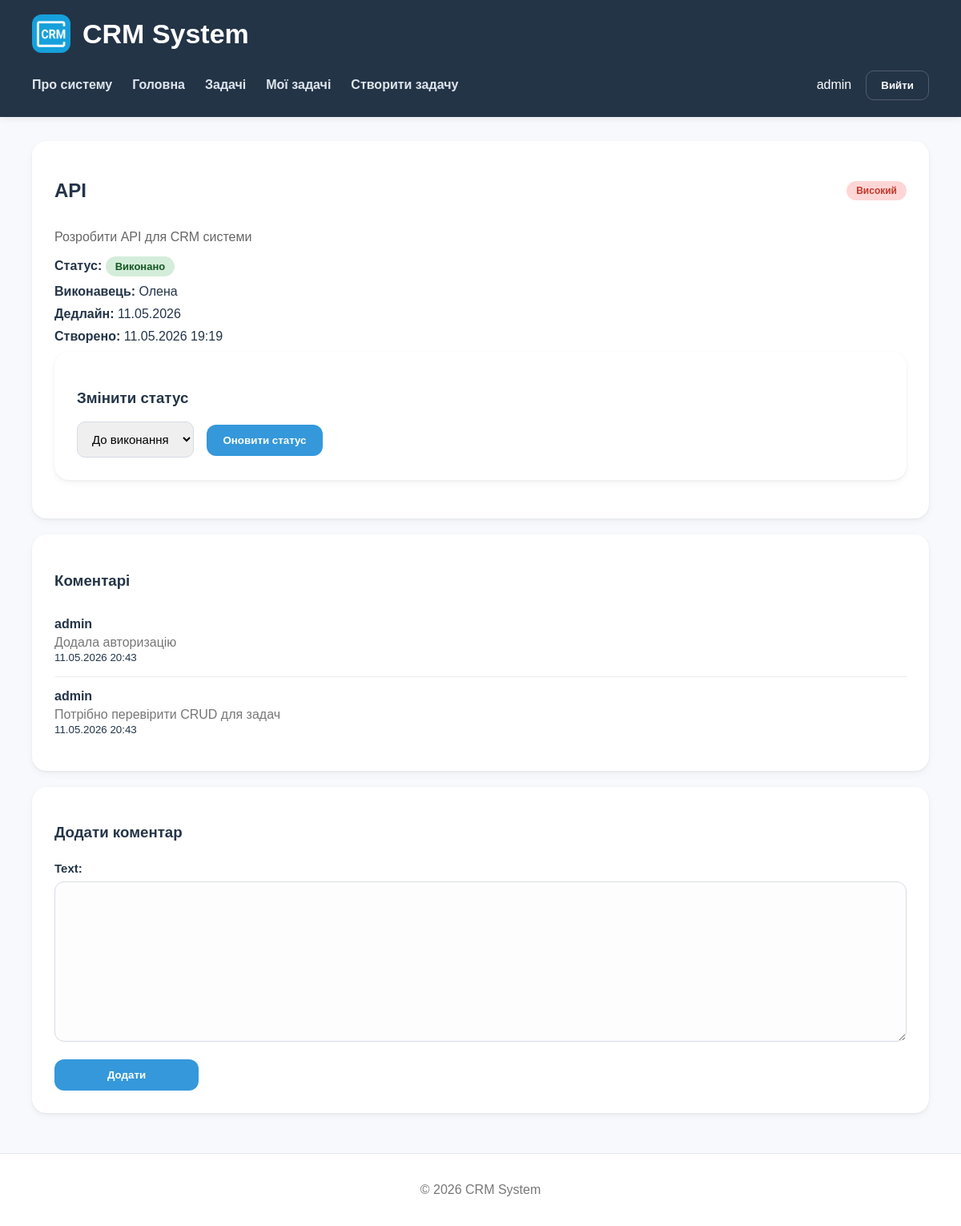
Screenshot of /tasks/3/ (signed in) with the database file from the repository.
### srm_app/models.py (models this page shows, shortened)
class Task(models.Model):
    STATUS_CHOICES = [
        ('todo', 'До виконання'),
        ('in_progress', 'В процесі'),
        ('review', 'На перевірці'),
        ('done', 'Виконано'),
    ]
    PRIORITY_CHOICES = [
        ('low', 'Низький'),
        ('medium', 'Середній'),
        ('high', 'Високий'),
        ('urgent', 'Терміновий'),
    ]
    title = models.CharField(max_length=255)
    description = models.TextField()
    status = models.CharField(max_length=20, choices=STATUS_CHOICES, default='todo')
    priority = models.CharField(max_length=20, choices=PRIORITY_CHOICES, default='low')
    assignee = models.CharField(max_length=100)
    deadline = models.DateTimeField()
    created_at = models.DateTimeField(auto_now_add=True)

class Comment(models.Model):
    task = models.ForeignKey(Task,on_delete=models.CASCADE,related_name='comments')
    user = models.ForeignKey(User,on_delete=models.CASCADE,related_name='comments')
    text = models.TextField()
    created_at = models.DateTimeField(auto_now_add=True)
    is_active = models.BooleanField(default=True)

### srm_app/views.py (the view)
# urls.py: path('tasks/<int:task_id>/', views.task_detail, name='task_detail'),
@login_required
def task_detail(request, task_id):
    task = get_object_or_404(Task,id=task_id)
    if request.method == 'POST' and 'status' in request.POST:
        new_status = request.POST.get('status')
        task.status = new_status
        task.save()
        return redirect('task_detail',task_id=task.id)
    if request.method == 'POST':
        form = CommentForm(request.POST)
        if form.is_valid():
            text = form.cleaned_data['text']
            already_exists = Comment.objects.filter(
                task=task,
                user=request.user,
                text=text
            ).exists()
            if already_exists:
                form.add_error('text','Такий коментар уже існує')
            else:
                comment = form.save(commit=False)
                comment.task = task
                comment.user = request.user
                comment.save()
                return redirect('task_detail',task_id=task.id)
    else:
        form = CommentForm()
    context = {'task': task,'form': form}
    return render(request,'srm_app/task_detail.html',context)

### srm_app/forms.py
class CommentForm(ModelForm):
    class Meta:
        model = Comment
        fields = ['text']

### srm_app/templates/srm_app/task_detail.html (shortened to what this page needs)
{% extends 'srm_app/base.html' %}
{% block content %}
<div class="card">
    <div class="task-top">
        <h2>{{ task.title|upper }}</h2>
        <span class="priority priority-{{ task.priority }}">
            {{ task.get_priority_display }}
        </span>
    </div>
    <p class="task-description">{{ task.description }}</p>
    <div class="task-info">
        <p>
            <strong>Статус:</strong>
            <span class="task-status status-{{ task.status }}">
                {{ task.get_status_display }}
            </span>
        </p>
        <p><strong>Виконавець:</strong> {{ task.assignee }}</p>
        <p><strong>Дедлайн:</strong> {{ task.deadline|date:"d.m.Y" }}</p>
        <p><strong>Створено:</strong> {{ task.created_at|date:"d.m.Y H:i" }}</p>
    </div>
    <div class="card">
        <h3>Змінити статус</h3>
        <form method="post">
            <select name="status" class="status-select">
                <option value="todo">До виконання</option>
            </select>
            <button type="submit" class="btn">Оновити статус</button>
        </form>
    </div>
</div>
{% if user.is_authenticated %}
<div class="card">
    <h3>Коментарі</h3>
    {% for comment in task.comments.all %}
        <div class="activity-item">
            <strong>{{ comment.user.username }}</strong>
            <p>{{ comment.text }}</p>
            <small>{{ comment.created_at|date:"d.m.Y H:i" }}</small>
        </div>
    {% empty %}
        <p>Коментарів поки немає</p>
    {% endfor %}
</div>
{% endif %}
{% if user.is_authenticated %}
<div class="card">
    <h3>Додати коментар</h3>
    <form method="post" class="task-form">
        <div class="form-group">
            {{ form.text.label_tag }}
            {{ form.text }}
        </div>
        <button class="btn" type="submit">Додати</button>
    </form>
</div>
{% endif %}
{% endblock %}

### srm_app/templates/srm_app/includes/header.html (shortened to what this page needs)
{% load static %}
<header>
    <div class="header-flex">
        <img src="{% static 'srm_app/images/logo.png' %}" class="logo">
        <h2>CRM System</h2>
    </div>
    <nav>
        <a href="{% url 'about' %}">Про систему</a>
         {% if request.user.is_authenticated %}
            <a href="{% url 'home' %}">Головна</a>
            <a href="{% url 'task_list' %}">Задачі</a>
            <a href="{% url 'dashboard' %}">Мої задачі</a>
            <a href="{% url 'create_task' %}">Створити задачу</a>
         {% endif %}
        <div class="nav-auth">
        {% if user.is_authenticated %}
            <span class="nav-user">{{ user.username }}</span>
            <form method="post" action="{% url 'logout' %}">
                <button type="submit" class="logout-btn">
                    Вийти
                </button>
            </form>
        {% else %}
            <a href="{% url 'login' %}" class="login-link">
                Увійти
            </a>
        {% endif %}
    </div>
</nav>
</header>

### srm_app/static/srm_app/css/style.css (style rules this page uses)
body { margin: 0; font-family: Arial, sans-serif; background-color: #f7f9fc; color: #243447; min-height: 100vh; display: flex; flex-direction: column; }
header { background-color: #243447; color: white; padding: 18px 40px; box-shadow: 0 2px 8px rgba(0, 0, 0, 0.08); }
.header-flex { display: flex; align-items: center; gap: 15px; }
.logo { width: 48px; height: 48px; border-radius: 12px; }
header h2 { margin: 0; font-size: 34px; }
nav { margin-top: 18px; display: flex; align-items: center; gap: 25px; min-height: 44px; }
.nav-auth { margin-left: auto; display: flex; align-items: center; gap: 18px; }
nav a { color: #dfe6ee; text-decoration: none; font-weight: 600; transition: 0.2s; position: relative; }
.nav-auth form { margin: 0; }
.card { background-color: white; border-radius: 18px; padding: 28px; margin-bottom: 20px; box-shadow: 0 4px 10px rgba(0, 0, 0, 0.04), 0 1px 3px rgba(0, 0, 0, 0.06); transition: 0.2s; }
.task-top { display: flex; justify-content: space-between; align-items: center; }
.task-description { color: #666; margin: 15px 0; }
.task-info p { margin: 10px 0; }
.task-status { display: inline-block; padding: 5px 12px; border-radius: 20px; font-size: 13px; font-weight: bold; }
.status-done { background-color: #d4edda; color: #155724; }
.priority-high { background-color: #ffd6d6; color: #c0392b; }
.status-select { padding: 12px 14px; border-radius: 10px; border: 1px solid #d6dce5; margin-right: 12px; font-size: 15px; }
.priority { padding: 5px 12px; border-radius: 20px; font-size: 12px; font-weight: bold; }
.activity-item { padding: 15px 0; border-bottom: 1px solid #eee; }
.activity-item:last-child { border-bottom: none; }
.activity-item p { margin: 5px 0 0; color: #777; }
.btn { display: inline-flex; align-items: center; justify-content: center; background-color: #3498db; color: white; text-decoration: none; padding: 12px 20px; border-radius: 12px; transition: 0.2s; font-weight: 600; border: none; cursor: pointer; }
.task-form { display: flex; flex-direction: column; gap: 22px; margin-top: 25px; }
.form-group { display: flex; flex-direction: column; gap: 8px; }
.form-group label { font-weight: 600; font-size: 15px; color: #243447; }
.task-form input, .task-form textarea { width: 100%; padding: 14px 16px; border: 1px solid #d6dce5; border-radius: 12px; font-size: 15px; font-family: inherit; box-sizing: border-box; background-color: #fdfdfd; transition: 0.2s; }
.task-form textarea { min-height: 160px; resize: vertical; }
.task-form .btn { width: fit-content; min-width: 180px; }
.logout-btn { background-color: transparent; border: 1px solid rgba(255,255,255,0.2); color: white; padding: 10px 18px; border-radius: 10px; cursor: pointer; font-weight: 600; transition: 0.2s; }

### rows the page displays
Task: title "API", priority "Високий", description "Розробити API для CRM системи", status "Виконано", assignee "Олена", deadline "11.05.2026", created_at "11.05.2026 19:19"
Comment: user.username "admin", text "Додала авторизацію", created_at "11.05.2026 20:43"
Comment: user.username "admin", text "Потрібно перевірити CRUD для задач", created_at "11.05.2026 20:43"

### other values shown
{{ user.username }} "admin"
